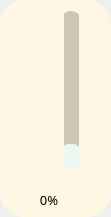
<?xml version="1.0" encoding="UTF-8"?>
<ui version="4.0">
 <class>voice_top</class>
 <widget class="QWidget" name="voice_top">
  <property name="geometry">
   <rect>
    <x>0</x>
    <y>0</y>
    <width>87</width>
    <height>217</height>
   </rect>
  </property>
  <property name="windowTitle">
   <string>Form</string>
  </property>
  <property name="styleSheet">
   <string notr="true"/>
  </property>
  <layout class="QHBoxLayout" name="horizontalLayout">
   <property name="spacing">
    <number>0</number>
   </property>
   <property name="leftMargin">
    <number>0</number>
   </property>
   <property name="topMargin">
    <number>0</number>
   </property>
   <property name="rightMargin">
    <number>0</number>
   </property>
   <property name="bottomMargin">
    <number>0</number>
   </property>
   <item>
    <widget class="QWidget" name="widget" native="true">
     <property name="contextMenuPolicy">
      <enum>Qt::DefaultContextMenu</enum>
     </property>
     <property name="layoutDirection">
      <enum>Qt::LeftToRight</enum>
     </property>
     <property name="styleSheet">
      <string notr="true">QWidget{
border-radius:24px;
background-color: rgb(253,246,227);
}
QSlider::groove:Vertical{
height: 150px;
width:20px;
left: 0px;
right: 0px;
border:0px; 
border-radius:10px; 
background:rgba(0,0,0,50);

}
QSlider::handle:Vertical{
width: 25px;
height: 25px;
margin-top:-8px;
margin-bottom:-8px;
background-color: rgba(234,248,242,1);
border-radius:8px;
}
QSlider::add-page:Vertical{
background:rgba(80,166,234,1);
}</string>
     </property>
     <layout class="QVBoxLayout" name="verticalLayout" stretch="6,1">
      <property name="spacing">
       <number>13</number>
      </property>
      <property name="leftMargin">
       <number>19</number>
      </property>
      <property name="topMargin">
       <number>0</number>
      </property>
      <property name="rightMargin">
       <number>32</number>
      </property>
      <property name="bottomMargin">
       <number>3</number>
      </property>
      <item>
       <widget class="QSlider" name="horizontalSlider">
        <property name="layoutDirection">
         <enum>Qt::RightToLeft</enum>
        </property>
        <property name="maximum">
         <number>100</number>
        </property>
        <property name="singleStep">
         <number>2</number>
        </property>
        <property name="pageStep">
         <number>10</number>
        </property>
        <property name="sliderPosition">
         <number>0</number>
        </property>
        <property name="orientation">
         <enum>Qt::Vertical</enum>
        </property>
       </widget>
      </item>
      <item>
       <widget class="QLabel" name="label">
        <property name="minimumSize">
         <size>
          <width>60</width>
          <height>0</height>
         </size>
        </property>
        <property name="font">
         <font>
          <family>华文行楷</family>
          <pointsize>10</pointsize>
         </font>
        </property>
        <property name="layoutDirection">
         <enum>Qt::LeftToRight</enum>
        </property>
        <property name="styleSheet">
         <string notr="true"/>
        </property>
        <property name="text">
         <string>0%</string>
        </property>
        <property name="alignment">
         <set>Qt::AlignCenter</set>
        </property>
       </widget>
      </item>
     </layout>
    </widget>
   </item>
  </layout>
 </widget>
 <resources/>
 <connections/>
</ui>
